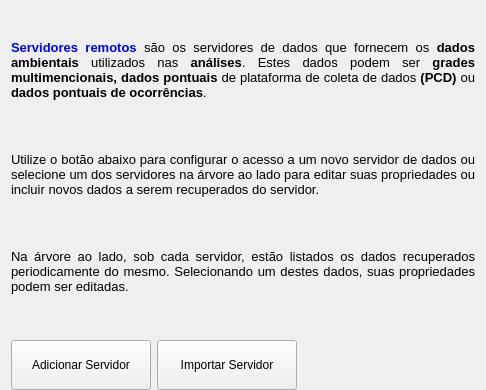
          <widget class="QWidget" name="ServerGroupPage">
           <layout class="QVBoxLayout">
            <property name="topMargin">
             <number>0</number>
            </property>
            <property name="bottomMargin">
             <number>0</number>
            </property>
            <item>
             <widget class="QLabel" name="label_9">
              <property name="sizePolicy">
               <sizepolicy hsizetype="Preferred" vsizetype="Preferred">
                <horstretch>0</horstretch>
                <verstretch>0</verstretch>
               </sizepolicy>
              </property>
              <property name="text">
               <string>&lt;html&gt;&lt;head/&gt;&lt;body&gt;&lt;p&gt;&lt;br/&gt;&lt;/p&gt;&lt;p&gt;&lt;span style=&quot; font-size:10pt; font-weight:600; color:#0000ff;&quot;&gt;Servidores remotos&lt;/span&gt;&lt;span style=&quot; font-size:10pt;&quot;&gt; são os servidores de dados que fornecem os &lt;/span&gt;&lt;span style=&quot; font-size:10pt; font-weight:600;&quot;&gt;dados ambientais&lt;/span&gt;&lt;span style=&quot; font-size:10pt;&quot;&gt; utilizados nas &lt;/span&gt;&lt;span style=&quot; font-size:10pt; font-weight:600;&quot;&gt;análises&lt;/span&gt;&lt;span style=&quot; font-size:10pt;&quot;&gt;.  Estes dados podem ser &lt;/span&gt;&lt;span style=&quot; font-size:10pt; font-weight:600;&quot;&gt;grades multimencionais, dados pontuais &lt;/span&gt;&lt;span style=&quot; font-size:10pt;&quot;&gt;de plataforma de coleta de dados &lt;/span&gt;&lt;span style=&quot; font-size:10pt; font-weight:600;&quot;&gt;(PCD) &lt;/span&gt;&lt;span style=&quot; font-size:10pt;&quot;&gt;ou &lt;/span&gt;&lt;span style=&quot; font-size:10pt; font-weight:600;&quot;&gt;dados pontuais de ocorrências&lt;/span&gt;&lt;span style=&quot; font-size:10pt;&quot;&gt;.&lt;/span&gt;&lt;/p&gt;&lt;p&gt;&lt;br/&gt;&lt;/p&gt;&lt;p&gt;&lt;span style=&quot; font-size:10pt;&quot;&gt;Utilize o botão abaixo para configurar o acesso a um novo servidor de dados ou selecione um dos servidores na árvore ao lado para editar suas propriedades ou incluir novos dados a serem recuperados do servidor.&lt;/span&gt;&lt;/p&gt;&lt;p&gt;&lt;br/&gt;&lt;/p&gt;&lt;p&gt;&lt;span style=&quot; font-size:10pt;&quot;&gt;Na árvore ao lado, sob cada servidor, estão listados os dados recuperados periodicamente do mesmo.  Selecionando um destes dados, suas propriedades podem ser editadas. &lt;/span&gt;&lt;/p&gt;&lt;/body&gt;&lt;/html&gt;</string>
              </property>
              <property name="alignment">
               <set>Qt::AlignJustify|Qt::AlignVCenter</set>
              </property>
              <property name="wordWrap">
               <bool>true</bool>
              </property>
             </widget>
            </item>
            <item>
             <spacer>
              <property name="orientation">
               <enum>Qt::Vertical</enum>
              </property>
              <property name="sizeHint" stdset="0">
               <size>
                <width>20</width>
                <height>40</height>
               </size>
              </property>
             </spacer>
            </item>
            <item>
             <layout class="QHBoxLayout">
              <item>
               <widget class="QPushButton" name="insertServerBtn">
                <property name="minimumSize">
                 <size>
                  <width>140</width>
                  <height>50</height>
                 </size>
                </property>
                <property name="toolTip">
                 <string>&lt;html&gt;&lt;head&gt;&lt;meta name=&quot;qrichtext&quot; content=&quot;1&quot; /&gt;&lt;style type=&quot;text/css&quot;&gt;
p, li { white-space: pre-wrap; }
&lt;/style&gt;&lt;/head&gt;&lt;body style=&quot; font-family:'MS Shell Dlg 2'; font-size:8.25pt; font-weight:400; font-style:normal;&quot;&gt;
&lt;p style=&quot; margin-top:0px; margin-bottom:0px; margin-left:0px; margin-right:0px; -qt-block-indent:0; text-indent:0px;&quot;&gt;Adiciona um novo servidor remoto de dados à lista de servidores consultados periodicamente&lt;/p&gt;&lt;/body&gt;&lt;/html&gt;</string>
                </property>
                <property name="text">
                 <string>Adicionar Servidor</string>
                </property>
                <property name="icon">
                 <iconset resource="icons.qrc">
                  <normaloff>:/data/icons/server_add.png</normaloff>:/data/icons/server_add.png</iconset>
                </property>
               </widget>
              </item>
              <item>
               <widget class="QPushButton" name="importServerBtn">
                <property name="minimumSize">
                 <size>
                  <width>140</width>
                  <height>50</height>
                 </size>
                </property>
                <property name="toolTip">
                 <string>&lt;html&gt;&lt;head/&gt;&lt;body&gt;&lt;p&gt;Importa um novo servidor remoto de dados à lista de servidores consultados periodicamente&lt;/p&gt;&lt;/body&gt;&lt;/html&gt;</string>
                </property>
                <property name="text">
                 <string>Importar Servidor</string>
                </property>
                <property name="icon">
                 <iconset resource="icons.qrc">
                  <normaloff>:/data/icons/server_import.png</normaloff>:/data/icons/server_import.png</iconset>
                </property>
               </widget>
              </item>
              <item>
               <spacer>
                <property name="orientation">
                 <enum>Qt::Horizontal</enum>
                </property>
                <property name="sizeType">
                 <enum>QSizePolicy::Expanding</enum>
                </property>
                <property name="sizeHint" stdset="0">
                 <size>
                  <width>40</width>
                  <height>20</height>
                 </size>
                </property>
               </spacer>
              </item>
              <item>
               <widget class="QLabel" name="label_10">
                <property name="text">
                 <string/>
                </property>
                <property name="pixmap">
                 <pixmap resource="icons.qrc">:/global/icons/servidores.png</pixmap>
                </property>
               </widget>
              </item>
             </layout>
            </item>
           </layout>
          </widget>
